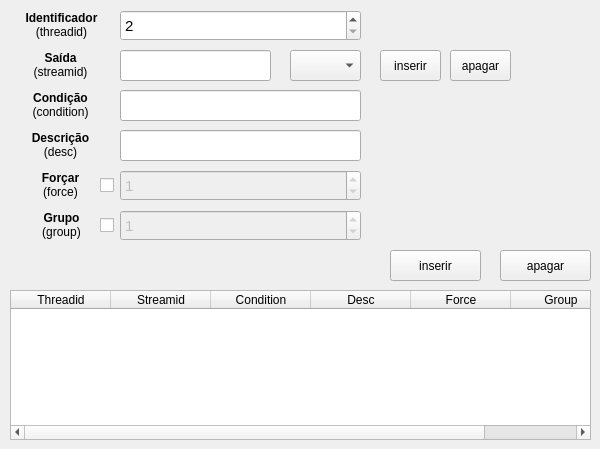
   <widget class="QWidget" name="tab_9">
    <attribute name="title">
     <string>Localização (gps)</string>
    </attribute>
    <widget class="QLineEdit" name="gps_desc_edit">
     <property name="geometry">
      <rect>
       <x>120</x>
       <y>130</y>
       <width>241</width>
       <height>31</height>
      </rect>
     </property>
     <property name="font">
      <font>
       <pointsize>11</pointsize>
      </font>
     </property>
    </widget>
    <widget class="QLabel" name="gps_group_label">
     <property name="geometry">
      <rect>
       <x>38</x>
       <y>210</y>
       <width>47</width>
       <height>31</height>
      </rect>
     </property>
     <property name="text">
      <string>&lt;html&gt;&lt;head/&gt;&lt;body&gt;&lt;p align=&quot;center&quot;&gt;&lt;span style=&quot; font-weight:600;&quot;&gt;Grupo&lt;br/&gt;&lt;/span&gt;(group)&lt;/p&gt;&lt;/body&gt;&lt;/html&gt;</string>
     </property>
    </widget>
    <widget class="QCheckBox" name="gps_group_check">
     <property name="geometry">
      <rect>
       <x>100</x>
       <y>210</y>
       <width>20</width>
       <height>31</height>
      </rect>
     </property>
     <property name="text">
      <string/>
     </property>
    </widget>
    <widget class="QLabel" name="gps_threadid_label">
     <property name="geometry">
      <rect>
       <x>16</x>
       <y>10</y>
       <width>91</width>
       <height>31</height>
      </rect>
     </property>
     <property name="text">
      <string>&lt;html&gt;&lt;head/&gt;&lt;body&gt;&lt;p align=&quot;center&quot;&gt;&lt;span style=&quot; font-weight:600;&quot;&gt;Identificador&lt;/span&gt;&lt;br/&gt;(threadid)&lt;/p&gt;&lt;/body&gt;&lt;/html&gt;</string>
     </property>
    </widget>
    <widget class="QLabel" name="gps_force_label">
     <property name="geometry">
      <rect>
       <x>15</x>
       <y>170</y>
       <width>91</width>
       <height>31</height>
      </rect>
     </property>
     <property name="text">
      <string>&lt;html&gt;&lt;head/&gt;&lt;body&gt;&lt;p align=&quot;center&quot;&gt;&lt;span style=&quot; font-weight:600;&quot;&gt;Forçar&lt;br/&gt;&lt;/span&gt;(force)&lt;/p&gt;&lt;/body&gt;&lt;/html&gt;</string>
     </property>
    </widget>
    <widget class="QCheckBox" name="gps_force_check">
     <property name="geometry">
      <rect>
       <x>100</x>
       <y>170</y>
       <width>20</width>
       <height>31</height>
      </rect>
     </property>
     <property name="text">
      <string/>
     </property>
    </widget>
    <widget class="QPushButton" name="gps_inserir_bt">
     <property name="geometry">
      <rect>
       <x>390</x>
       <y>250</y>
       <width>91</width>
       <height>31</height>
      </rect>
     </property>
     <property name="text">
      <string>inserir</string>
     </property>
    </widget>
    <widget class="QLabel" name="gps_desc_label">
     <property name="geometry">
      <rect>
       <x>25</x>
       <y>130</y>
       <width>71</width>
       <height>31</height>
      </rect>
     </property>
     <property name="text">
      <string>&lt;html&gt;&lt;head/&gt;&lt;body&gt;&lt;p align=&quot;center&quot;&gt;&lt;span style=&quot; font-weight:600;&quot;&gt;Descrição&lt;br/&gt;&lt;/span&gt;(desc)&lt;/p&gt;&lt;/body&gt;&lt;/html&gt;</string>
     </property>
    </widget>
    <widget class="QLabel" name="gps_streamid_label">
     <property name="geometry">
      <rect>
       <x>30</x>
       <y>50</y>
       <width>61</width>
       <height>31</height>
      </rect>
     </property>
     <property name="text">
      <string>&lt;html&gt;&lt;head/&gt;&lt;body&gt;&lt;p align=&quot;center&quot;&gt;&lt;span style=&quot; font-weight:600;&quot;&gt;Saída&lt;/span&gt;&lt;br/&gt;(streamid)&lt;/p&gt;&lt;/body&gt;&lt;/html&gt;</string>
     </property>
    </widget>
    <widget class="QLabel" name="gps_condition_label">
     <property name="geometry">
      <rect>
       <x>25</x>
       <y>90</y>
       <width>71</width>
       <height>31</height>
      </rect>
     </property>
     <property name="text">
      <string>&lt;html&gt;&lt;head/&gt;&lt;body&gt;&lt;p align=&quot;center&quot;&gt;&lt;span style=&quot; font-weight:600;&quot;&gt;Condição&lt;br/&gt;&lt;/span&gt;(condition)&lt;/p&gt;&lt;/body&gt;&lt;/html&gt;</string>
     </property>
    </widget>
    <widget class="QLineEdit" name="gps_condition_edit">
     <property name="geometry">
      <rect>
       <x>120</x>
       <y>90</y>
       <width>241</width>
       <height>31</height>
      </rect>
     </property>
     <property name="font">
      <font>
       <pointsize>11</pointsize>
      </font>
     </property>
    </widget>
    <widget class="QSpinBox" name="gps_threadid_sbox">
     <property name="geometry">
      <rect>
       <x>120</x>
       <y>10</y>
       <width>241</width>
       <height>31</height>
      </rect>
     </property>
     <property name="font">
      <font>
       <pointsize>11</pointsize>
      </font>
     </property>
     <property name="minimum">
      <number>2</number>
     </property>
     <property name="maximum">
      <number>6000</number>
     </property>
     <property name="singleStep">
      <number>1</number>
     </property>
     <property name="value">
      <number>2</number>
     </property>
    </widget>
    <widget class="QSpinBox" name="gps_group_sbox">
     <property name="enabled">
      <bool>false</bool>
     </property>
     <property name="geometry">
      <rect>
       <x>120</x>
       <y>210</y>
       <width>241</width>
       <height>31</height>
      </rect>
     </property>
     <property name="font">
      <font>
       <pointsize>11</pointsize>
      </font>
     </property>
     <property name="minimum">
      <number>0</number>
     </property>
     <property name="maximum">
      <number>6000</number>
     </property>
     <property name="singleStep">
      <number>1</number>
     </property>
     <property name="value">
      <number>1</number>
     </property>
    </widget>
    <widget class="QSpinBox" name="gps_force_sbox">
     <property name="enabled">
      <bool>false</bool>
     </property>
     <property name="geometry">
      <rect>
       <x>120</x>
       <y>170</y>
       <width>241</width>
       <height>31</height>
      </rect>
     </property>
     <property name="font">
      <font>
       <pointsize>11</pointsize>
      </font>
     </property>
     <property name="minimum">
      <number>0</number>
     </property>
     <property name="maximum">
      <number>6000</number>
     </property>
     <property name="singleStep">
      <number>1</number>
     </property>
     <property name="value">
      <number>1</number>
     </property>
    </widget>
    <widget class="QTableWidget" name="gps_table">
     <property name="geometry">
      <rect>
       <x>10</x>
       <y>290</y>
       <width>581</width>
       <height>150</height>
      </rect>
     </property>
     <column>
      <property name="text">
       <string>Threadid</string>
      </property>
     </column>
     <column>
      <property name="text">
       <string>Streamid</string>
      </property>
     </column>
     <column>
      <property name="text">
       <string>Condition</string>
      </property>
     </column>
     <column>
      <property name="text">
       <string>Desc</string>
      </property>
     </column>
     <column>
      <property name="text">
       <string>Force</string>
      </property>
     </column>
     <column>
      <property name="text">
       <string>Group</string>
      </property>
     </column>
    </widget>
    <widget class="QPushButton" name="gps_apagar_bt">
     <property name="geometry">
      <rect>
       <x>500</x>
       <y>250</y>
       <width>91</width>
       <height>31</height>
      </rect>
     </property>
     <property name="text">
      <string>apagar</string>
     </property>
    </widget>
    <widget class="QComboBox" name="gps_streamid_cbox">
     <property name="geometry">
      <rect>
       <x>290</x>
       <y>50</y>
       <width>71</width>
       <height>31</height>
      </rect>
     </property>
     <property name="font">
      <font>
       <pointsize>11</pointsize>
      </font>
     </property>
    </widget>
    <widget class="QPushButton" name="gps_apagar_streamid_bt">
     <property name="geometry">
      <rect>
       <x>450</x>
       <y>50</y>
       <width>61</width>
       <height>31</height>
      </rect>
     </property>
     <property name="text">
      <string>apagar</string>
     </property>
    </widget>
    <widget class="QPushButton" name="gps_inserir_streamid_bt">
     <property name="geometry">
      <rect>
       <x>380</x>
       <y>50</y>
       <width>61</width>
       <height>31</height>
      </rect>
     </property>
     <property name="text">
      <string>inserir</string>
     </property>
    </widget>
    <widget class="QLineEdit" name="gps_streamid_edit">
     <property name="enabled">
      <bool>true</bool>
     </property>
     <property name="geometry">
      <rect>
       <x>120</x>
       <y>50</y>
       <width>151</width>
       <height>31</height>
      </rect>
     </property>
     <property name="font">
      <font>
       <pointsize>11</pointsize>
      </font>
     </property>
     <property name="readOnly">
      <bool>true</bool>
     </property>
    </widget>
   </widget>
